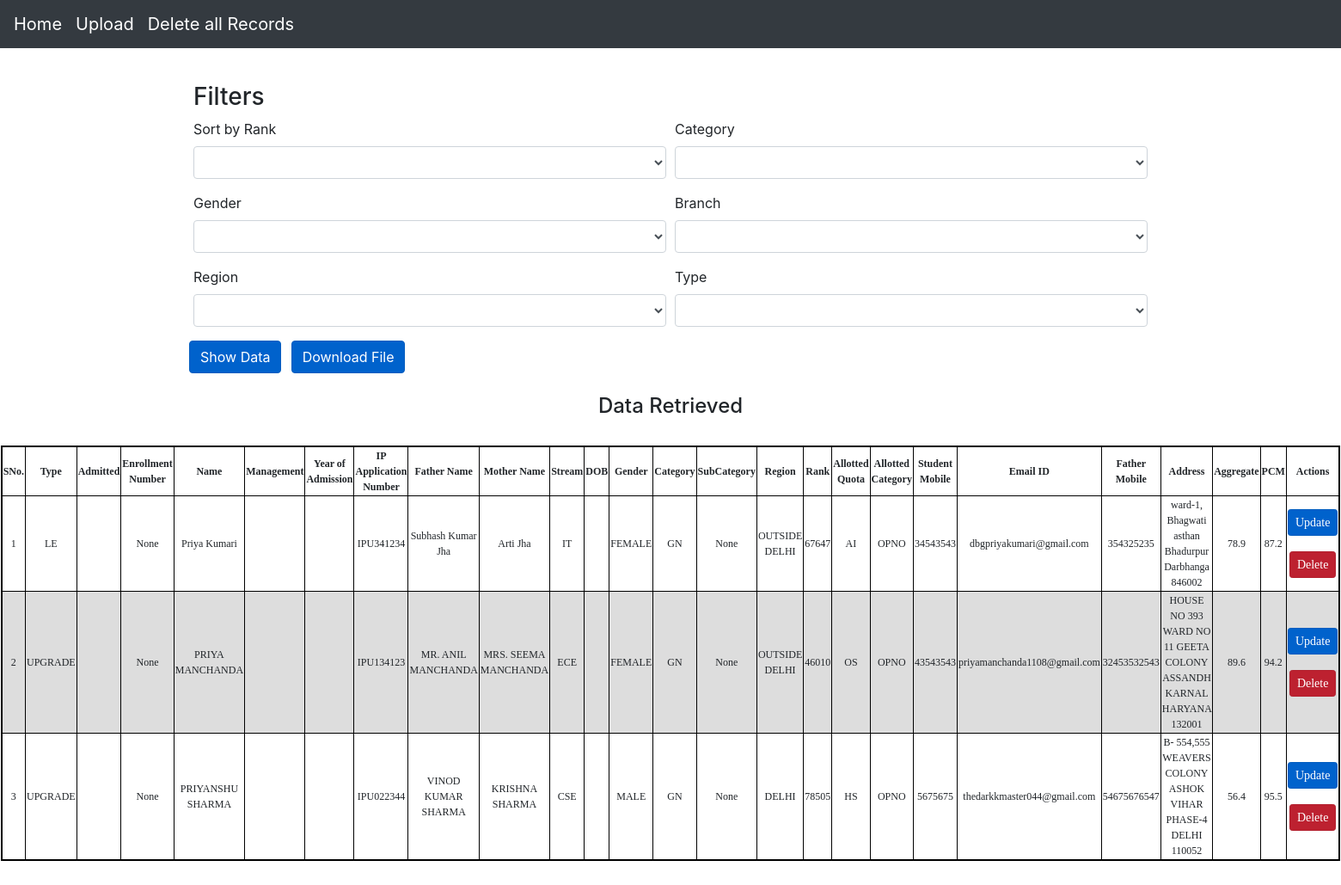
Screenshot of /quota_gn with the database file from the repository.
### app/models.py (models this page shows, shortened)
class sample(models.Model):
    type = models.CharField(max_length=10, choices= typechoices ,default='Regular')
    admitted = models.BooleanField(default=False)
    enrollmentno = models.IntegerField(null = True, default = None , blank=True, unique = True)
    name = models.CharField(max_length=100, default=False)
    management = models.BooleanField(default = False)
    yearofadmission = models.DateTimeField(default=False)
    appno = models.CharField(default=False, max_length=200, unique= True)
    Fname = models.CharField(max_length=200, default=False)
    Mname = models.CharField(max_length=200, default=False)
    stream = models.CharField(max_length=200, choices= streamchoices,default=False)
    DOB = models.DateField(default=False)
    gender = models.CharField(max_length=50,choices= genderchoices ,default=False)
    category = models.CharField(max_length=5,choices= categorychoices ,default=False)
    subcategory = models.CharField(max_length=10, choices= subcategorychoices ,default=False)
    region = models.CharField(max_length=50,choices= regionchoices ,default=False)
    rank = models.IntegerField(null = True, default=None , blank=True)
    allottedquota = models.CharField(max_length=10,choices= allotedquotachoices, default=False)
    allottedcategory = models.CharField(max_length=10,choices= allottedcategorychoices, default=False)
    studentmobile = models.IntegerField(null = True, default=None , blank=True)
    emailid = models.EmailField(max_length=200, default='')
    fathermobile = models.IntegerField(null = True, default=None , blank=True)
    address = models.CharField(max_length=200, default=False)
    aggregate = models.FloatField(null = True, default=None , blank=True)
    pcm = models.FloatField(null = True, default=None , blank=True)

### app/views.py (the view)
# urls.py: path('quota_gn', views.quota_gn, name = "quota_gn"),
def quota_gn(request):
    smp = sample.objects.filter(category = 'GN').values()
    if not smp:
        return HttpResponse('No records found')
    else:
        templ = loader.get_template('app/home.html')
        context = {
            'smp': smp,
        }
        return HttpResponse(templ.render(context, request))

### app/templates/app/home.html (shortened to what this page needs)
<!doctype html>
<html lang="en">
  <head>
    <link rel="stylesheet" href="https://cdn.jsdelivr.net/npm/bootstrap@4.3.1/dist/css/bootstrap.min.css">
  </head>
  <body>
    <nav class="navbar navbar-expand-md navbar-dark bg-dark fixed-top">
  <a class="navbar-brand" href="{% url 'app:filter' %}">Home</a>
  <a class="navbar-brand" href="{% url 'app:upload_new' %}">Upload</a>
  <a class="navbar-brand" href="{% url 'app:deleteall' %}">Delete all Records</a>
</nav>
    <br>
    </head>
    <body>
    <br>
<br><br>
<main role="main" class="container">
  <div>
        <h3>Filters</h3>
            <form onsubmit="saveformdata(event)" action="{% url 'app:filter' %}" method="post" id = "data">
                  <div class="form-row">
                    <div class="form-group col-md-6">
                      <label for="inputState">Sort by Rank</label>
                      <select id="order_f" class="form-control" name="sort" onchange="savedata(this)">
                      </select>
                    </div>
                      <div class="form-group col-md-6">
                        <label for="inputState">Category</label>
                        <select id = "cat_f" class="form-control" name="category" onchange="savedata(this)">
                        </select>
                      </div>
                      <div class="form-group col-md-6">
                        <label for="inputState">Gender</label>
                        <select id="gender_f" class="form-control" name="gender" onchange="savedata(this)">
                        </select>
                      </div>
                      <div class="form-group col-md-6">
                        <label for="inputState">Branch</label>
                        <select id="branch_f" class="form-control" name="branch" onchange="savedata(this)">
                        </select>
                      </div>
                      <div class="form-group col-md-6">
                        <label for="inputState">Region</label>
                        <select id="region_f" class="form-control" name="region" onchange="savedata(this)">
                        </select>
                      </div>
                      <div class="form-group col-md-6">
                        <label for="inputState">Type</label>
                        <select id="type_f" class="form-control" name="type" onchange="savedata(this)">
                        </select>
                      </div>
                      <button type="submit" class="btn btn-primary btn-primary active" style="text-align: center;">Show Data</button>
                      <button onclick="download()" id="downbutton" class="btn btn-primary active" style="position:relative; left: 1%;">Download File</button>
                  <br>
            </form>
          </div>
</main>
      {% if smp %}
        <br>
        <h4 style="text-align: center; ">Data Retrieved</h4>
        <br>
        <table border="1" style="border:2px solid black;margin-left:auto;margin-right:auto;">
            <thead>
                <th>SNo.</th>
                <th>Type</th>
                <th>Admitted</th>
                <th>Enrollment Number</th>
                <th>Name</th>
                <th>Management</th>
                <th>Year of Admission</th>
                <th>IP Application Number</th>
                <th>Father Name</th>
                <th>Mother Name</th>
                <th>Stream</th>
                <th>DOB</th>
                <th>Gender</th>
                <th>Category</th>
                <th>SubCategory</th>
                <th>Region</th>
                <th>Rank</th>
                <th>Allotted Quota</th>
                <th>Allotted Category</th>
                <th>Student Mobile</th>
                <th>Email ID</th>
                <th>Father Mobile</th>
                <th>Address</th>
                <th>Aggregate</th>
                <th>PCM</th>
                <th>Actions</th>
            </thead>
            {% for k in smp  %}
            <tr>
                <td class="number">
                </td>
                <td>{{k.type}}</td>
                <td>{{k.admitted_yn}}</td>
                <td>{{k.enrollmentno}}</td>
                <td>{{k.name}}</td>
                <td>{{k.management_yn}}</td>
                <td>{{k.yearpub}}</td>
                <td>{{k.appno}}</td>
                <td>{{k.Fname}}</td>
                <td>{{k.Mname}}</td>
                <td>{{k.stream}}</td>
                <td>{{k.dateofbirth}}</td>
                <td>{{k.gender}}</td>
                <td>{{k.category}}</td>
                <td>{{k.subcategory}}</td>
                <td>{{k.region}}</td>
                <td>{{k.rank}}</td>
                <td>{{k.allottedquota}}</td>
                <td>{{k.allottedcategory}}</td>
                <td>{{k.studentmobile}}</td>
                <td>{{k.emailid}}</td>
                <td>{{k.fathermobile}}</td>
                <td>{{k.address}}</td>
                <td>{{k.aggregate}}</td>
                <td>{{k.pcm}}</td>
                <td> <div>
                  <a class="btn btn-primary btn-sm active" role="button" href="{% url 'app:update' k.id %}">Update</a>
                </div>
                <br>
                <div>
                  <a class="btn btn-sm btn-danger active" role="button" href="{% url 'app:delete' k.id %}">Delete</a>
                </div>
                </td>
            </tr>
            {% endfor %}
    </table>
    {% else %}
            <br><br><br><br>
            <h4 style="text-align:center; font-family:Consolas">No records found!</h4>
    {% endif %}
    <br>
  </body>
<br><br>
</html>

### app/templates/app/home.html (style rules this page uses)
html,body { width:100%; }
table { font-family: Calibri; font-size:20px; border-collapse: collapse; padding: 13px; width: 36%; }
td, th { border: 0.1px solid black; text-align: Center; padding: -2px; font-size:12px; }
tr:nth-child(even) { background-color: #dddddd; }

### rows the page displays
sample: type "LE", enrollmentno "None", name "Priya Kumari", appno "IPU341234", Fname "Subhash Kumar Jha", Mname "Arti Jha", stream "IT", gender "FEMALE", category "GN", subcategory "None", region "OUTSIDE DELHI", rank "67647", allottedquota "AI", allottedcategory "OPNO", studentmobile "34543543", emailid "dbgpriyakumari@gmail.com", fathermobile "354325235", address "ward-1, Bhagwati asthan Bhadurpur Darbhanga 846002", aggregate "78.9", pcm "87.2"
sample: type "UPGRADE", enrollmentno "None", name "PRIYA MANCHANDA", appno "IPU134123", Fname "MR. ANIL MANCHANDA", Mname "MRS. SEEMA MANCHANDA", stream "ECE", gender "FEMALE", category "GN", subcategory "None", region "OUTSIDE DELHI", rank "46010", allottedquota "OS", allottedcategory "OPNO", studentmobile "43543543", emailid "priyamanchanda1108@gmail.com", fathermobile "32453532543", address "HOUSE NO 393 WARD NO 11 GEETA COLONY ASSANDH KARNAL HARYANA 132001", aggregate "89.6", pcm "94.2"
sample: type "UPGRADE", enrollmentno "None", name "PRIYANSHU SHARMA", appno "IPU022344", Fname "VINOD KUMAR SHARMA", Mname "KRISHNA SHARMA", stream "CSE", gender "MALE", category "GN", subcategory "None", region "DELHI", rank "78505", allottedquota "HS", allottedcategory "OPNO", studentmobile "5675675", emailid "thedarkkmaster044@gmail.com", fathermobile "54675676547", address "B- 554,555 WEAVERS COLONY ASHOK VIHAR PHASE-4 DELHI 110052", aggregate "56.4", pcm "95.5"
